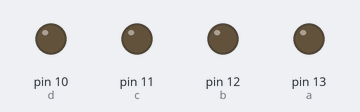
This sketch was run on a simulated Arduino Uno, built with avr-gcc and run on an emulated ATmega328P. Shown: output pins drawn as LEDs (lit = HIGH).

Above: at 0.5 s.
At 2.5 s:
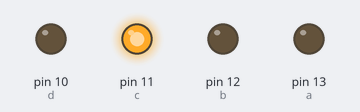
At 4.5 s:
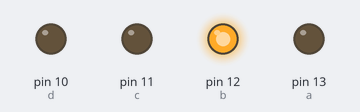
At 9.5 s:
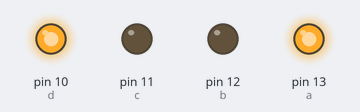
At 14.5 s:
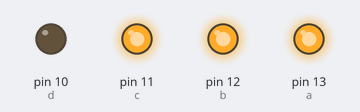
At 19.5 s:
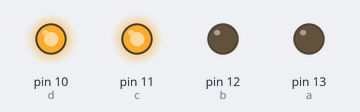
Timing chart, 0 to 20.8 s (numbered marks = the images above):
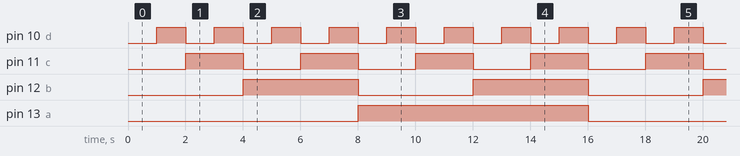

Measured:
- by itself, pin 10 (d): alternates HIGH for 1.0 s and LOW for 1.0 s
- by itself, pin 11 (c): alternates HIGH for 2.0 s and LOW for 2.0 s
- by itself, pin 12 (b): alternates HIGH for 4.0 s and LOW for 4.0 s
- by itself, pin 13 (a): alternates HIGH for 8.0 s and LOW for 8.0 s

The sketch:

_4_bit_counter_using_ardunio.ino
```cpp
//coded by Simha/guardian-of-code
int i=0;
int a =13;
int b =12;
int c =11;
int d =10;
//initalize setup
void setup() {
  Serial.begin(9600);
 pinMode(a,OUTPUT);
 pinMode(b,OUTPUT);
 pinMode(c,OUTPUT);
 pinMode(d,OUTPUT);

}

void loop() {
  //start of void loop

  for(i=0;i<16;i++){

    digitalWrite(a,bool(i/8==1));
    digitalWrite(b,bool((i%8)/4==1));
    digitalWrite(c,bool((i/2)%2==1));
    digitalWrite(d,bool((i%2==1)));

     delay(1000);}


}
```
